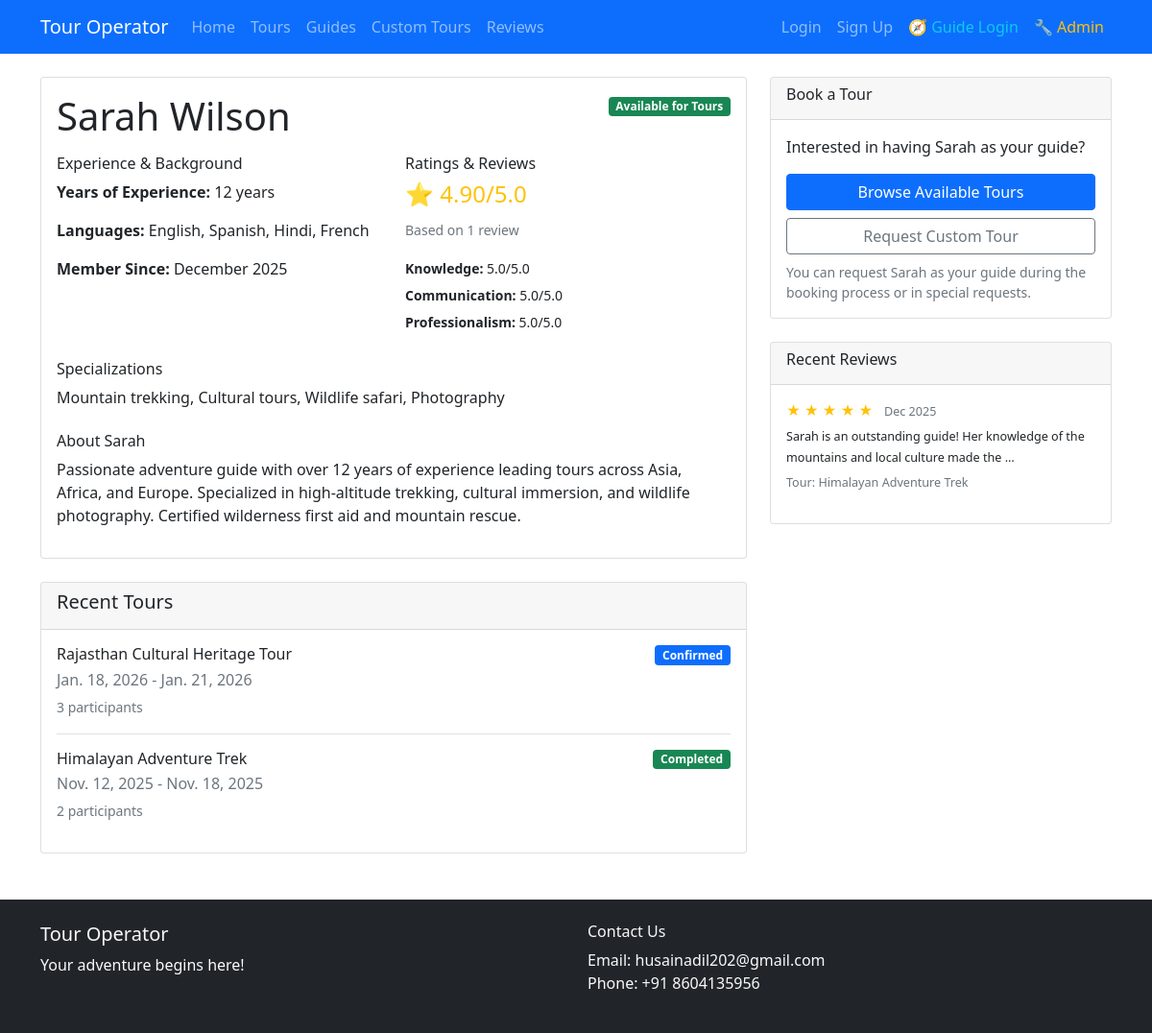
/guides/3/, run on the app's committed database.
### guides/models.py (models this page shows, shortened)
class Guide(models.Model):
    user = models.OneToOneField(User, on_delete=models.CASCADE)
    phone = models.CharField(max_length=15)
    experience_years = models.IntegerField()
    languages = models.CharField(max_length=200, help_text="Comma-separated languages")
    specializations = models.CharField(max_length=300, help_text="Areas of expertise")
    bio = models.TextField()
    is_available = models.BooleanField(default=True)
    rating = models.DecimalField(max_digits=3, decimal_places=2, default=0.00)
    created_at = models.DateTimeField(auto_now_add=True)

### bookings/models.py (models this page shows, shortened)
class Booking(models.Model):
    STATUS_CHOICES = [
        ('pending', 'Pending'),
        ('confirmed', 'Confirmed'),
        ('cancelled', 'Cancelled'),
        ('completed', 'Completed'),
    ]
    customer = models.ForeignKey(Customer, on_delete=models.CASCADE)
    tour_date = models.ForeignKey(TourDate, on_delete=models.CASCADE)
    guide = models.ForeignKey(Guide, on_delete=models.SET_NULL, null=True, blank=True)
    participants = models.IntegerField()
    total_price = models.DecimalField(max_digits=10, decimal_places=2)
    status = models.CharField(max_length=20, choices=STATUS_CHOICES, default='pending')
    special_requests = models.TextField(blank=True)
    booking_date = models.DateTimeField(auto_now_add=True)
    payment_status = models.BooleanField(default=False)

### tours/models.py (models this page shows, shortened)
class TourDate(models.Model):
    tour_package = models.ForeignKey(TourPackage, on_delete=models.CASCADE, related_name='tour_dates')
    start_date = models.DateField()
    end_date = models.DateField()
    available_spots = models.IntegerField()
    is_available = models.BooleanField(default=True)

class TourPackage(models.Model):
    DIFFICULTY_CHOICES = [
        ('easy', 'Easy'),
        ('moderate', 'Moderate'),
        ('difficult', 'Difficult'),
    ]
    name = models.CharField(max_length=200)
    description = models.TextField()
    duration = models.IntegerField(help_text="Duration in days")
    price = models.DecimalField(max_digits=10, decimal_places=2)
    max_participants = models.IntegerField()
    difficulty = models.CharField(max_length=20, choices=DIFFICULTY_CHOICES)
    location = models.CharField(max_length=200)
    included_services = models.TextField()
    excluded_services = models.TextField()
    itinerary = models.TextField()
    is_active = models.BooleanField(default=True)
    created_at = models.DateTimeField(auto_now_add=True)
    updated_at = models.DateTimeField(auto_now=True)

### feedback/models.py (models this page shows, shortened)
class GuideFeedback(models.Model):
    RATING_CHOICES = [
        (1, '1 - Poor'),
        (2, '2 - Fair'),
        (3, '3 - Good'),
        (4, '4 - Very Good'),
        (5, '5 - Excellent'),
    ]
    guide = models.ForeignKey(Guide, on_delete=models.CASCADE, related_name='feedback_received')
    booking = models.ForeignKey(Booking, on_delete=models.CASCADE)
    knowledge_rating = models.IntegerField(choices=RATING_CHOICES)
    communication_rating = models.IntegerField(choices=RATING_CHOICES)
    professionalism_rating = models.IntegerField(choices=RATING_CHOICES)
    comments = models.TextField()
    created_at = models.DateTimeField(auto_now_add=True)

### guides/views.py (the view)
# urls.py: path('<int:guide_id>/', views.guide_profile, name='guide_profile'),
def guide_profile(request, guide_id):
    guide = get_object_or_404(Guide, id=guide_id, is_available=True)
    recent_feedback = GuideFeedback.objects.filter(guide=guide).order_by('-created_at')[:5]
    recent_bookings = Booking.objects.filter(
        guide=guide,
        status__in=['completed', 'confirmed']
    ).order_by('-booking_date')[:5]
    feedback_count = recent_feedback.count()
    avg_knowledge = 0
    avg_communication = 0
    avg_professionalism = 0
    if feedback_count > 0:
        knowledge_total = sum([f.knowledge_rating for f in recent_feedback])
        communication_total = sum([f.communication_rating for f in recent_feedback])
        professionalism_total = sum([f.professionalism_rating for f in recent_feedback])
        avg_knowledge = round(knowledge_total / feedback_count, 1)
        avg_communication = round(communication_total / feedback_count, 1)
        avg_professionalism = round(professionalism_total / feedback_count, 1)
    context = {
        'guide': guide,
        'recent_feedback': recent_feedback,
        'recent_bookings': recent_bookings,
        'feedback_count': feedback_count,
        'avg_knowledge': avg_knowledge,
        'avg_communication': avg_communication,
        'avg_professionalism': avg_professionalism,
    }
    return render(request, 'guides/guide_profile.html', context)

### templates/guides/guide_profile.html (shortened to what this page needs)
{% extends 'base.html' %}
{% block content %}
<div class="row">
    <div class="col-md-8">
        <div class="card mb-4">
            <div class="card-body">
                <div class="d-flex justify-content-between align-items-start mb-3">
                    <h1 class="mb-0">{{ guide.user.first_name }} {{ guide.user.last_name }}</h1>
                    <div class="guide-status">
                        {% if guide.is_available %}
                            <span class="badge bg-success">Available for Tours</span>
                        {% else %}
                            <span class="badge bg-danger">Currently Unavailable</span>
                        {% endif %}
                    </div>
                </div>
                <div class="row mb-4">
                    <div class="col-md-6">
                        <h6>Experience & Background</h6>
                        <p><strong>Years of Experience:</strong> {{ guide.experience_years }} year{{ guide.experience_years|pluralize }}</p>
                        <p><strong>Languages:</strong> {{ guide.languages }}</p>
                        <p><strong>Member Since:</strong> {{ guide.created_at|date:"F Y" }}</p>
                    </div>
                    <div class="col-md-6">
                        <h6>Ratings & Reviews</h6>
                        {% if guide.rating > 0 %}
                            <div class="rating-display mb-2">
                                <span class="h4 text-warning">⭐ {{ guide.rating }}/5.0</span>
                            </div>
                            {% if feedback_count > 0 %}
                                <p><small class="text-muted">Based on {{ feedback_count }} review{{ feedback_count|pluralize }}</small></p>
                                {% if avg_knowledge > 0 %}
                                    <div class="detailed-ratings">
                                        <p class="mb-1"><small><strong>Knowledge:</strong> {{ avg_knowledge }}/5.0</small></p>
                                        <p class="mb-1"><small><strong>Communication:</strong> {{ avg_communication }}/5.0</small></p>
                                        <p class="mb-1"><small><strong>Professionalism:</strong> {{ avg_professionalism }}/5.0</small></p>
                                    </div>
                                {% endif %}
                            {% endif %}
                        {% else %}
                            <p class="text-muted">New guide - no ratings yet</p>
                        {% endif %}
                    </div>
                </div>
                {% if guide.specializations %}
                    <div class="specializations mb-4">
                        <h6>Specializations</h6>
                        <p>{{ guide.specializations }}</p>
                    </div>
                {% endif %}
                {% if guide.bio %}
                    <div class="biography">
                        <h6>About {{ guide.user.first_name }}</h6>
                        <p>{{ guide.bio }}</p>
                    </div>
                {% endif %}
            </div>
        </div>
        {% if recent_bookings %}
            <div class="card">
                <div class="card-header">
                    <h5>Recent Tours</h5>
                </div>
                <div class="card-body">
                    {% for booking in recent_bookings %}
                        <div class="tour-item mb-3 {% if not forloop.last %}border-bottom pb-3{% endif %}">
                            <div class="d-flex justify-content-between align-items-start">
                                <div>
                                    <h6 class="mb-1">{{ booking.tour_date.tour_package.name }}</h6>
                                    <p class="mb-1 text-muted">
                                        {{ booking.tour_date.start_date }} - {{ booking.tour_date.end_date }}
                                    </p>
                                    <small class="text-muted">{{ booking.participants }} participant{{ booking.participants|pluralize }}</small>
                                </div>
                                <span class="badge bg-{% if booking.status == 'completed' %}success{% else %}primary{% endif %}">
                                    {{ booking.get_status_display }}
                                </span>
                            </div>
                        </div>
                    {% endfor %}
                </div>
            </div>
        {% endif %}
    </div>
    <div class="col-md-4">
        <div class="card mb-4">
            <div class="card-header">
                <h6>Book a Tour</h6>
            </div>
            <div class="card-body">
                <p class="mb-3">Interested in having {{ guide.user.first_name }} as your guide?</p>
                <a href="{% url 'tour_list' %}" class="btn btn-primary w-100 mb-2">Browse Available Tours</a>
                <a href="{% url 'custom_tour_request' %}" class="btn btn-outline-secondary w-100">Request Custom Tour</a>
                <small class="text-muted mt-2 d-block">
                    You can request {{ guide.user.first_name }} as your guide during the booking process or in special requests.
                </small>
            </div>
        </div>
        {% if recent_feedback %}
            <div class="card">
                <div class="card-header">
                    <h6>Recent Reviews</h6>
                </div>
                <div class="card-body">
                    {% for feedback in recent_feedback %}
                        <div class="review-item mb-3 {% if not forloop.last %}border-bottom pb-3{% endif %}">
                            <div class="rating mb-1">
                                {% for i in "12345" %}
                                    {% if forloop.counter <= feedback.knowledge_rating %}
                                        <span class="text-warning">★</span>
                                    {% else %}
                                        <span class="text-muted">☆</span>
                                    {% endif %}
                                {% endfor %}
                                <small class="text-muted ms-2">{{ feedback.created_at|date:"M Y" }}</small>
                            </div>
                            <p class="mb-1">
                                <small>{{ feedback.comments|truncatewords:15 }}</small>
                            </p>
                            <small class="text-muted">
                                Tour: {{ feedback.booking.tour_date.tour_package.name }}
                            </small>
                        </div>
                    {% endfor %}
                </div>
            </div>
        {% endif %}
    </div>
</div>
{% endblock %}

### templates/base.html (shortened to what this page needs)
<!DOCTYPE html>
<html lang="en">
<head>
    <link href="https://cdn.jsdelivr.net/npm/bootstrap@5.1.3/dist/css/bootstrap.min.css" rel="stylesheet">
</head>
<body class="d-flex flex-column min-vh-100">
    <nav class="navbar navbar-expand-lg navbar-dark bg-primary">
        <div class="container">
            <a class="navbar-brand" href="{% url 'home' %}">Tour Operator</a>
            <div class="collapse navbar-collapse" id="navbarNav">
                <ul class="navbar-nav me-auto">
                    <li class="nav-item">
                        <a class="nav-link" href="{% url 'home' %}">Home</a>
                    </li>
                    <li class="nav-item">
                        <a class="nav-link" href="{% url 'tour_list' %}">Tours</a>
                    </li>
                    <li class="nav-item">
                        <a class="nav-link" href="{% url 'guide_list' %}">Guides</a>
                    </li>
                    <li class="nav-item">
                        <a class="nav-link" href="{% url 'custom_tour_request' %}">Custom Tours</a>
                    </li>
                    <li class="nav-item">
                        <a class="nav-link" href="{% url 'feedback_list' %}">Reviews</a>
                    </li>
                </ul>
                <ul class="navbar-nav">
                    {% if user.is_authenticated %}
                        <li class="nav-item">
                            <a class="nav-link" href="{% url 'my_bookings' %}">My Bookings</a>
                        </li>
                        <li class="nav-item">
                            <a class="nav-link" href="{% url 'logout' %}">Logout ({{ user.username }})</a>
                        </li>
                    {% else %}
                        <li class="nav-item">
                            <a class="nav-link" href="{% url 'login' %}">Login</a>
                        </li>
                        <li class="nav-item">
                            <a class="nav-link" href="{% url 'signup' %}">Sign Up</a>
                        </li>
                    {% endif %}
                    <li class="nav-item">
                        <a class="nav-link text-info" href="{% url 'guide_login' %}">🧭 Guide Login</a>
                    </li>
                    <li class="nav-item">
                        <a class="nav-link text-warning" href="{% url 'admin_login' %}">🔧 Admin</a>
                    </li>
                </ul>
            </div>
        </div>
    </nav>
    <main class="container mt-4 flex-grow-1">
        {% block content %}
        {% endblock %}
    </main>
    <footer class="bg-dark text-light mt-5 py-4">
        <div class="container">
            <div class="row">
                <div class="col-md-6">
                    <h5>Tour Operator</h5>
                    <p>Your adventure begins here!</p>
                </div>
                <div class="col-md-6">
                    <h6>Contact Us</h6>
                    <p>Email: husainadil202@gmail.com<br>
                    Phone: +91 8604135956</p>
                </div>
            </div>
        </div>
    </footer>
</body>
</html>

### templates/guides/guide_profile.html (style rules this page uses)
.rating-display { font-size: 1.2em; }
.detailed-ratings p { margin-bottom: 0.25rem; }
.tour-item { transition: background-color 0.2s ease; }
.review-item { font-size: 0.9em; }

### data on the page
Guide: user.first_name "Sarah", user.last_name "Wilson", experience_years "12", languages "English, Spanish, Hindi, French", created_at "December 2025", rating "4.90", specializations "Mountain trekking, Cultural tours, Wildlife safari, Photography", bio "Passionate adventure guide with over 12 years of experience leading tours across Asia, Africa, and Europe. Specialized in high-altitude trekking, cultural immersion, and wildlife photography. Certified wilderness first aid and mountain rescue."
Booking: tour_date.tour_package.name "Rajasthan Cultural Heritage Tour", tour_date.start_date "Jan. 18, 2026", tour_date.end_date "Jan. 21, 2026", participants "3", status "Confirmed"
Booking: tour_date.tour_package.name "Himalayan Adventure Trek", tour_date.start_date "Nov. 12, 2025", tour_date.end_date "Nov. 18, 2025", participants "2", status "Completed"
GuideFeedback: knowledge_rating 5 (drawn), created_at "Dec 2025", comments "Sarah is an outstanding guide! Her knowledge of the mountains and local culture made the …", booking.tour_date.tour_package.name "Himalayan Adventure Trek"

### other printed values
{{ feedback_count }} "1"
{{ avg_knowledge }} "5.0"
{{ avg_communication }} "5.0"
{{ avg_professionalism }} "5.0"
